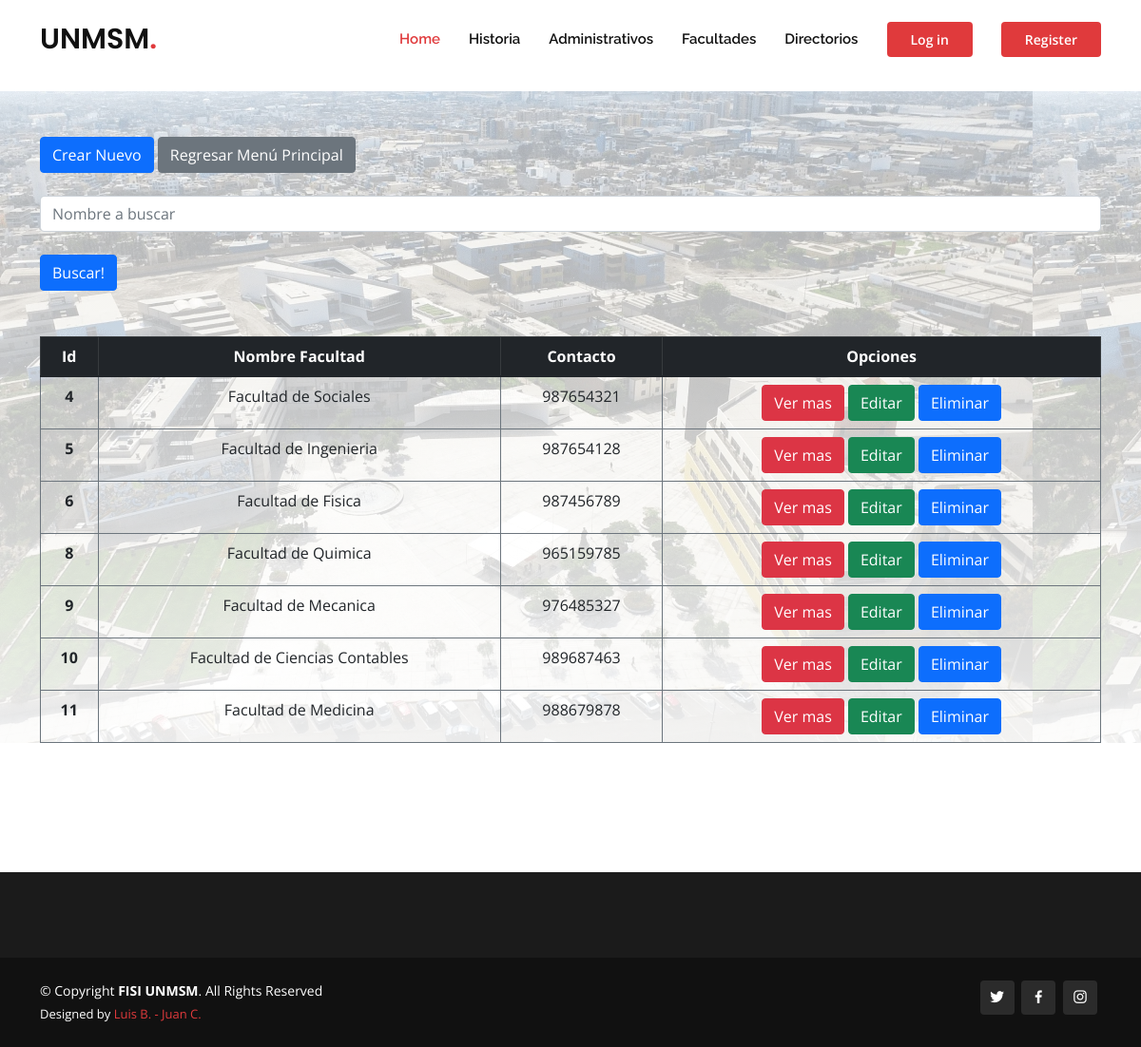
The page /directorios.html on the database its author committed.
### sanmarcosapp/models.py (models this page shows, shortened)
class Directorios(models.Model):
    nombre = models.CharField(max_length=250)
    contacto = models.CharField(max_length=250)

### sanmarcosapp/views.py (the view)
# urls.py: path('directorios.html', views.directorios),
def directorios(request):
    directorios = Directorios.objects.all()
    dic = {
        'directorios': directorios
    }
    return render(request, "sanmarcosapp/directorios.html", dic)

### sanmarcosapp/templates/sanmarcosapp/directorios.html
{% extends 'sanmarcosapp/index.html' %} {% load static %} {% block content %}
<br />
<br />
<br />
<br />
<div
  class="jumbotron bg-cover"
  style="background-image: linear-gradient(to bottom, rgba(255, 255, 255, 0.6) 0%, rgba(255, 255, 255, 0.9) 100%), url('../static/assets/img/bannerhome.webp')">
  <div class="container">
    <a href="alta_directorios.html" class="btn btn-primary mt-5">Crear Nuevo</a>
    <a class="btn btn-secondary mt-5" href="/index.html">Regresar Menú Principal</a>
    <form action="/buscar_directorios/" method="GET">
      <br />
      <input type="text" name="nom" class="form-control" placeholder="Nombre a buscar" />
      <br />
      <input class="btn btn-primary" type="submit" value="Buscar!" />
    </form>
    <table class="table table-bordered mt-5 border-secondary text-center">
      <thead class="table-dark">
        <tr>
          <th>Id</th>
          <th>Nombre Facultad</th>
          <th>Contacto</th>
          <th>Opciones</th>
        </tr>
      </thead>
      <tbody>
        {% for directorio in directorios %}
        <tr>
          <th>{{ directorio.id }}</th>
          <td>{{ directorio.nombre }}</td>
          <td>{{ directorio.contacto }}</td>
          <td>
            {% if user.is_authenticated %}
            <a href="detalles_directorios_{{ directorio.id }}" class="btn btn-danger">Ver mas</a>
            <a href="editar_directorios_{{ directorio.id }}" class="btn btn-success">Editar</a>
            <a href="eliminar_directorio_{{ directorio.id }}" class="btn btn-primary">Eliminar</a>
            {% else %}
            <a class="btn btn-danger">Ver mas</a>
            <a class="btn btn-success">Editar</a>
            <a class="btn btn-primary">Eliminar</a>
            {% endif %}
          </td>
        </tr>
        {% endfor %}
      </tbody>
    </table>
  </div>
</div>
<br />
<br />
<br />
<br />
<br />
{% endblock %}

### sanmarcosapp/static/assets/css/style.css (style rules this page uses)
body { font-family: "Open Sans", sans-serif; color: #444444; }
a { color: #e03a3c; text-decoration: none; }

### rows shown on the page
Directorios: id "4", nombre "Facultad de Sociales", contacto "987654321"
Directorios: id "5", nombre "Facultad de Ingenieria", contacto "987654128"
Directorios: id "6", nombre "Facultad de Fisica", contacto "987456789"
Directorios: id "8", nombre "Facultad de Quimica", contacto "965159785"
Directorios: id "9", nombre "Facultad de Mecanica", contacto "976485327"
Directorios: id "10", nombre "Facultad de Ciencias Contables", contacto "989687463"
Directorios: id "11", nombre "Facultad de Medicina", contacto "988679878"
